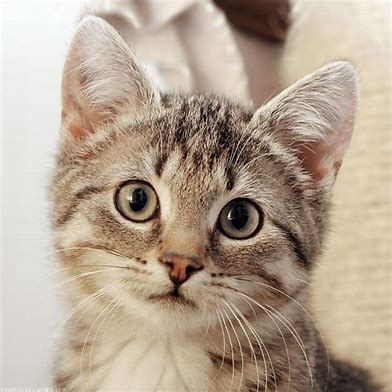
#> input picture python_notes/cat.bmp, 392 x 392 px
$ python blurcat.py
#> lines starting #> are read from the running program, lines starting #| are printed output that depends on the picture
from PIL import Image,ImageFilter # 插入别人写好的图像滤镜import某个std的程序，在python中，不用再插入类似于<stdio.h>的所有functions，只需要用import调用所需要的函数类似
#类似from cs50 import get_string
before = Image.open("cat.bmp") # 打开一个文件名为cat.bmp图像
#> before is the input picture: PIL image 392x392 RGB; mean R, G, B 181.2, 164.1, 146.2
after = before.filter(ImageFilter.BoxBlur(12)) # 给before这个打开的图像加滤镜大（）表示图像滤镜的名字（12）表示模糊多少倍
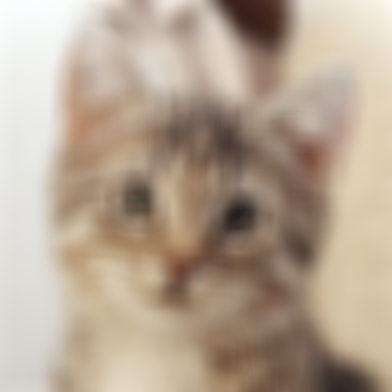
#> after: PIL image 392x392 RGB; mean R, G, B 181.3, 164.3, 146.3
after.save("catblur.bmp") # 将after存为这个名字
